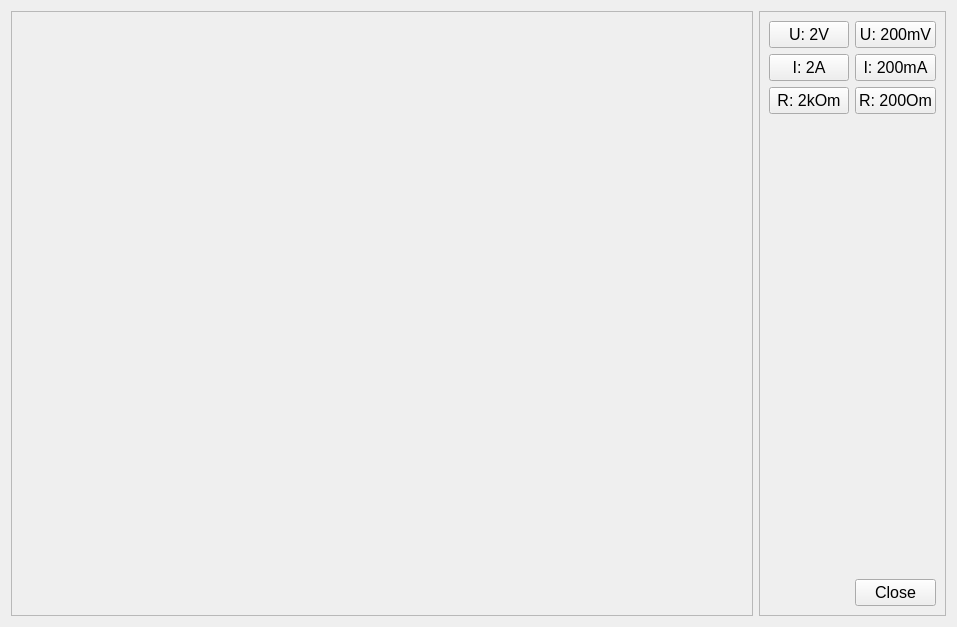
<?xml version="1.0" encoding="UTF-8"?>
<ui version="4.0">
 <class>MultimeterWidget</class>
 <widget class="QWidget" name="MultimeterWidget">
  <property name="geometry">
   <rect>
    <x>0</x>
    <y>0</y>
    <width>957</width>
    <height>627</height>
   </rect>
  </property>
  <property name="windowTitle">
   <string>Form</string>
  </property>
  <layout class="QHBoxLayout" name="horizontalLayout">
   <item>
    <widget class="QFrame" name="_frameScreen">
     <property name="frameShape">
      <enum>QFrame::StyledPanel</enum>
     </property>
     <property name="frameShadow">
      <enum>QFrame::Raised</enum>
     </property>
    </widget>
   </item>
   <item>
    <widget class="QFrame" name="_frameButtons">
     <property name="sizePolicy">
      <sizepolicy hsizetype="Maximum" vsizetype="Preferred">
       <horstretch>0</horstretch>
       <verstretch>0</verstretch>
      </sizepolicy>
     </property>
     <property name="maximumSize">
      <size>
       <width>16777215</width>
       <height>16777215</height>
      </size>
     </property>
     <property name="font">
      <font>
       <pointsize>12</pointsize>
      </font>
     </property>
     <property name="frameShape">
      <enum>QFrame::StyledPanel</enum>
     </property>
     <property name="frameShadow">
      <enum>QFrame::Raised</enum>
     </property>
     <layout class="QGridLayout" name="gridLayout">
      <item row="1" column="0">
       <widget class="QPushButton" name="_btnI2">
        <property name="text">
         <string>I: 2A</string>
        </property>
        <property name="checkable">
         <bool>true</bool>
        </property>
        <property name="flat">
         <bool>false</bool>
        </property>
       </widget>
      </item>
      <item row="1" column="1">
       <widget class="QPushButton" name="_btnI200m">
        <property name="text">
         <string>I: 200mA</string>
        </property>
        <property name="checkable">
         <bool>true</bool>
        </property>
        <property name="flat">
         <bool>false</bool>
        </property>
       </widget>
      </item>
      <item row="4" column="1">
       <widget class="QPushButton" name="_btnClose">
        <property name="sizePolicy">
         <sizepolicy hsizetype="Minimum" vsizetype="Minimum">
          <horstretch>0</horstretch>
          <verstretch>0</verstretch>
         </sizepolicy>
        </property>
        <property name="text">
         <string>Close</string>
        </property>
        <property name="checkable">
         <bool>false</bool>
        </property>
        <property name="checked">
         <bool>false</bool>
        </property>
       </widget>
      </item>
      <item row="2" column="1">
       <widget class="QPushButton" name="_btnR200">
        <property name="text">
         <string>R: 200Om</string>
        </property>
        <property name="checkable">
         <bool>true</bool>
        </property>
        <property name="flat">
         <bool>false</bool>
        </property>
       </widget>
      </item>
      <item row="0" column="0">
       <widget class="QPushButton" name="_btnU2">
        <property name="text">
         <string>U: 2V</string>
        </property>
        <property name="checkable">
         <bool>true</bool>
        </property>
        <property name="flat">
         <bool>false</bool>
        </property>
       </widget>
      </item>
      <item row="2" column="0">
       <widget class="QPushButton" name="_btnR2k">
        <property name="text">
         <string>R: 2kOm</string>
        </property>
        <property name="checkable">
         <bool>true</bool>
        </property>
        <property name="flat">
         <bool>false</bool>
        </property>
       </widget>
      </item>
      <item row="0" column="1">
       <widget class="QPushButton" name="_btnU200m">
        <property name="text">
         <string>U: 200mV</string>
        </property>
        <property name="checkable">
         <bool>true</bool>
        </property>
        <property name="flat">
         <bool>false</bool>
        </property>
       </widget>
      </item>
      <item row="3" column="1">
       <spacer name="verticalSpacer">
        <property name="orientation">
         <enum>Qt::Vertical</enum>
        </property>
        <property name="sizeHint" stdset="0">
         <size>
          <width>20</width>
          <height>40</height>
         </size>
        </property>
       </spacer>
      </item>
     </layout>
    </widget>
   </item>
  </layout>
 </widget>
 <resources/>
 <connections/>
</ui>
